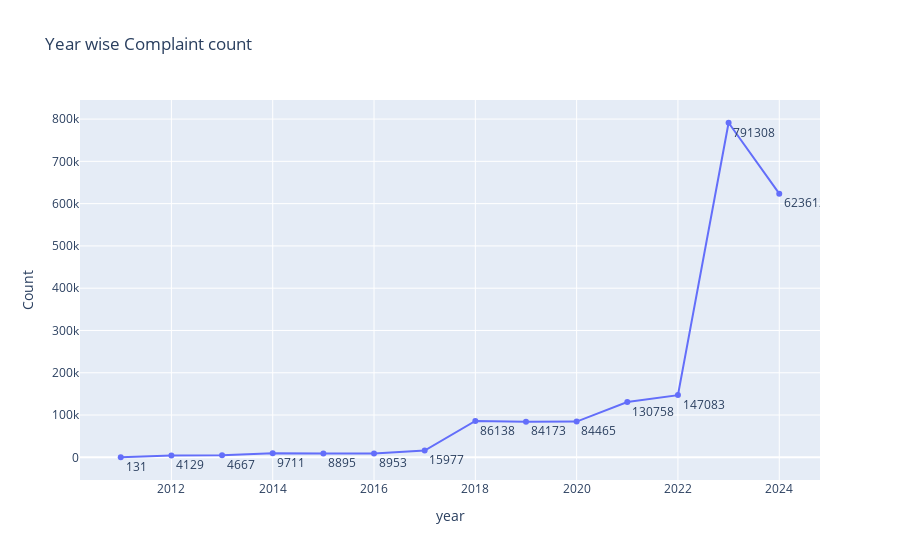

Notebook code for this chart:
### Code cell
fig = px.line(year, x='year', y='Count', markers=True, text='Count', title="Year wise Complaint count")
fig.update_traces(textposition="bottom right")
fig.show()

### Figure 1 — Plotly figure (JSON) as saved in the notebook; plotly's stock layout.template omitted (floating-point values rounded to 4 significant figures)
{"data": [{"hovertemplate": "year=%{x}<br>Count=%{text}<extra></extra>", "legendgroup": "", "line": {"color": "#636efa", "dash": "solid"}, "marker": {"symbol": "circle"}, "mode": "text+lines+markers", "name": "", "orientation": "v", "showlegend": false, "text": [131, 4129, 4667, 9711, 8895, 8953, 15977, 86138, 84173, 84465, 130758, 147083, 791308, 623612], "textposition": "bottom right", "type": "scatter", "x": [2011, 2012, 2013, 2014, 2015, 2016, 2017, 2018, 2019, 2020, 2021, 2022, 2023, 2024], "xaxis": "x", "y": [131, 4129, 4667, 9711, 8895, 8953, 15977, 86138, 84173, 84465, 130758, 147083, 791308, 623612], "yaxis": "y"}], "layout": {"autosize": true, "legend": {"tracegroupgap": 0}, "title": {"text": "Year wise Complaint count"}, "xaxis": {"anchor": "y", "autorange": true, "domain": [0, 1], "range": [2010.0, 2025.0], "title": {"text": "year"}, "type": "linear"}, "yaxis": {"anchor": "x", "autorange": true, "domain": [0, 1], "range": [-65160.0, 856600.0], "title": {"text": "Count"}, "type": "linear"}}}
